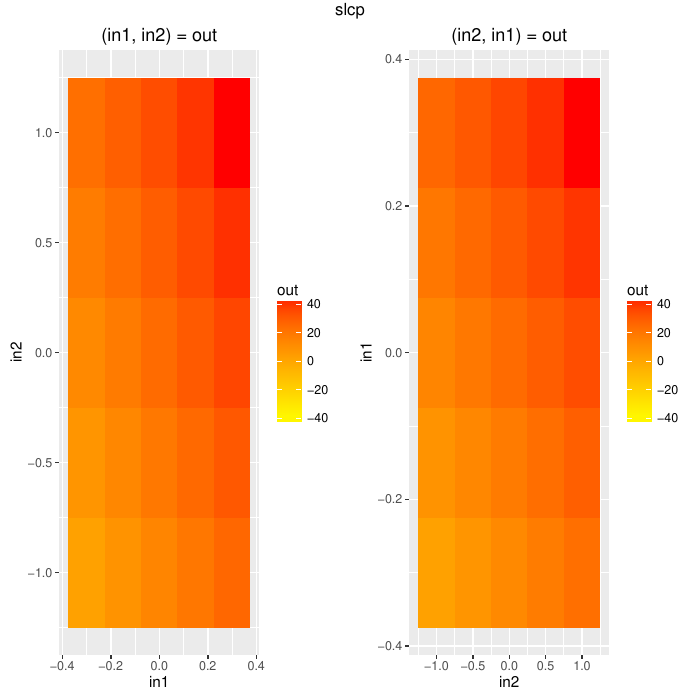

This figure's R source:
#R script generated with jfuzzylite 6.0.

library(ggplot2);

engine.name = "slcp"
engine.fll = "Engine: slcp
InputVariable: in1
  enabled: true
  range: -0.300 0.300
  lock-range: false
  term: in1mf1 Bell -0.300 0.300 2.000
  term: in1mf2 Bell 0.300 0.300 2.000
InputVariable: in2
  enabled: true
  range: -1.000 1.000
  lock-range: false
  term: in2mf1 Bell -1.000 1.000 2.000
  term: in2mf2 Bell 1.000 1.000 2.000
InputVariable: in3
  enabled: true
  range: -3.000 3.000
  lock-range: false
  term: in3mf1 Bell -3.000 3.000 2.000
  term: in3mf2 Bell 3.000 3.000 2.000
InputVariable: in4
  enabled: true
  range: -3.000 3.000
  lock-range: false
  term: in4mf1 Bell -3.000 3.000 2.000
  term: in4mf2 Bell 3.000 3.000 2.000
OutputVariable: out
  enabled: true
  range: -10.000 10.000
  lock-range: false
  aggregation: none
  defuzzifier: WeightedAverage TakagiSugeno
  default: nan
  lock-previous: false
  term: outmf1 Linear 41.373 10.030 3.162 4.288 0.339
  term: outmf2 Linear 40.409 10.053 3.162 4.288 0.207
  term: outmf3 Linear 41.373 10.030 3.162 4.288 0.339
  term: outmf4 Linear 40.409 10.053 3.162 4.288 0.207
  term: outmf5 Linear 38.561 10.177 3.162 4.288 -0.049
  term: outmf6 Linear 37.596 10.154 3.162 4.288 -0.181
  term: outmf7 Linear 38.561 10.177 3.162 4.288 -0.049
  term: outmf8 Linear 37.596 10.154 3.162 4.288 -0.181
  term: outmf9 Linear 37.596 10.154 3.162 4.288 0.181
  term: outmf10 Linear 38.561 10.177 3.162 4.288 0.049
  term: outmf11 Linear 37.596 10.154 3.162 4.288 0.181
  term: outmf12 Linear 38.561 10.177 3.162 4.288 0.049
  term: outmf13 Linear 40.408 10.053 3.162 4.288 -0.207
  term: outmf14 Linear 41.373 10.030 3.162 4.288 -0.339
  term: outmf15 Linear 40.408 10.053 3.162 4.288 -0.207
  term: outmf16 Linear 41.373 10.030 3.162 4.288 -0.339
RuleBlock: 
  enabled: true
  conjunction: AlgebraicProduct
  disjunction: none
  implication: none
  activation: General
  rule: if in1 is in1mf1 and in2 is in2mf1 and in3 is in3mf1 and in4 is in4mf1 then out is outmf1
  rule: if in1 is in1mf1 and in2 is in2mf1 and in3 is in3mf1 and in4 is in4mf2 then out is outmf2
  rule: if in1 is in1mf1 and in2 is in2mf1 and in3 is in3mf2 and in4 is in4mf1 then out is outmf3
  rule: if in1 is in1mf1 and in2 is in2mf1 and in3 is in3mf2 and in4 is in4mf2 then out is outmf4
  rule: if in1 is in1mf1 and in2 is in2mf2 and in3 is in3mf1 and in4 is in4mf1 then out is outmf5
  rule: if in1 is in1mf1 and in2 is in2mf2 and in3 is in3mf1 and in4 is in4mf2 then out is outmf6
  rule: if in1 is in1mf1 and in2 is in2mf2 and in3 is in3mf2 and in4 is in4mf1 then out is outmf7
  rule: if in1 is in1mf1 and in2 is in2mf2 and in3 is in3mf2 and in4 is in4mf2 then out is outmf8
  rule: if in1 is in1mf2 and in2 is in2mf1 and in3 is in3mf1 and in4 is in4mf1 then out is outmf9
  rule: if in1 is in1mf2 and in2 is in2mf1 and in3 is in3mf1 and in4 is in4mf2 then out is outmf10
  rule: if in1 is in1mf2 and in2 is in2mf1 and in3 is in3mf2 and in4 is in4mf1 then out is outmf11
  rule: if in1 is in1mf2 and in2 is in2mf1 and in3 is in3mf2 and in4 is in4mf2 then out is outmf12
  rule: if in1 is in1mf2 and in2 is in2mf2 and in3 is in3mf1 and in4 is in4mf1 then out is outmf13
  rule: if in1 is in1mf2 and in2 is in2mf2 and in3 is in3mf1 and in4 is in4mf2 then out is outmf14
  rule: if in1 is in1mf2 and in2 is in2mf2 and in3 is in3mf2 and in4 is in4mf1 then out is outmf15
  rule: if in1 is in1mf2 and in2 is in2mf2 and in3 is in3mf2 and in4 is in4mf2 then out is outmf16"

engine.fldFile = "slcp.fld"
if (require(data.table)) {
    engine.df = data.table::fread(engine.fldFile, sep="auto", header="auto")
} else {
    engine.df = read.table(engine.fldFile, header=TRUE)
}

engine.plot.i1i2_o1 = ggplot(engine.df, aes(in1, in2)) + 
    geom_tile(aes(fill=out)) + 
    scale_fill_gradient(low="yellow", high="red") + 
    stat_contour(aes(x=in1, y=in2, z=out), color="black") + 
    ggtitle("(in1, in2) = out")

engine.plot.i2i1_o1 = ggplot(engine.df, aes(in2, in1)) + 
    geom_tile(aes(fill=out)) + 
    scale_fill_gradient(low="yellow", high="red") + 
    stat_contour(aes(x=in2, y=in1, z=out), color="black") + 
    ggtitle("(in2, in1) = out")

if (require(gridExtra)) {
    engine.plots = arrangeGrob(engine.plot.i1i2_o1, engine.plot.i2i1_o1, ncol=2, top=engine.name)
    ggsave(paste0(engine.name, ".pdf"), engine.plots)
    if (require(grid)) {
        grid.newpage()
        grid.draw(engine.plots)
    }
}
